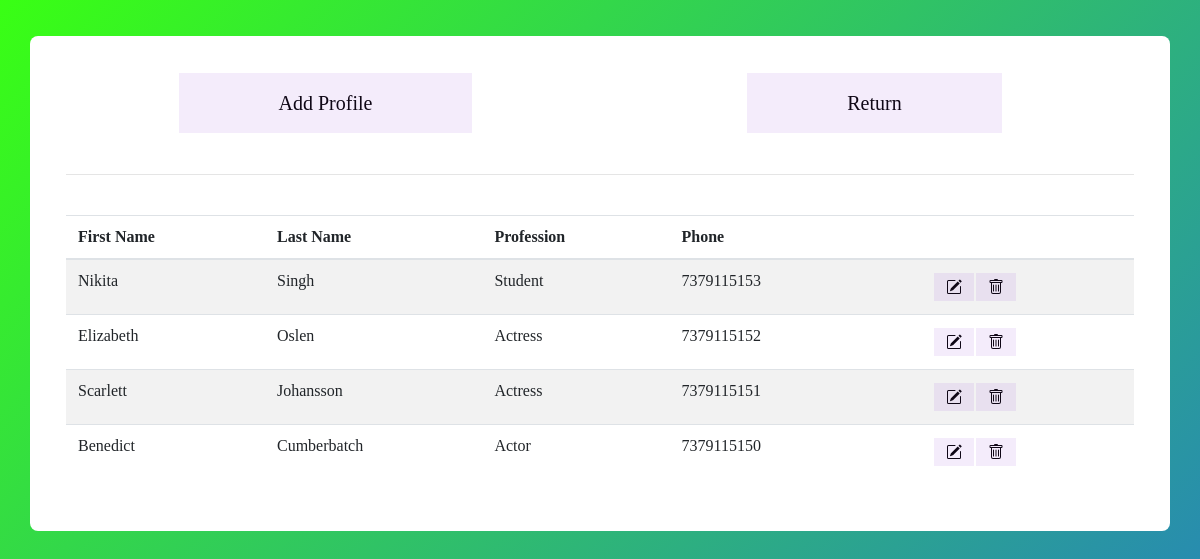
/profiles/, run on the app's committed database.
### OnTime/models.py (models this page shows, shortened)
class person(models.Model):
    first_name = models.CharField(max_length=40)
    last_name = models.CharField(max_length=40)
    rating = models.IntegerField()
    email = models.EmailField()
    profession = models.CharField(max_length=40)
    image = models.ImageField()
    login = models.DateTimeField(auto_now=True)
    attendance = models.BooleanField(default=False)
    phone = models.IntegerField()
    date = models.DateField()

### OnTime/views.py (the view)
# urls.py: path("profiles/", views.profiles, name="profiles"),
def profiles(request):
    prof = person.objects.all()
    context = {
        'profiles': prof
    }
    return render(request, 'people.html', context)

### templates/people.html (shortened to what this page needs)
{% extends "base.html" %}
{% load static %}
{% block body %}
<div class="container emp-profile">
    <div class="row">
        <div class="col-md-6" style="display: flex; align-items: center; justify-content: center">
            <a href="{% url 'add_profile' %}"><button style="font-size: 20px; padding: 15px; padding-left: 100px; padding-right: 100px;" class="btn">Add Profile</button></a>
        </div>
        <div class="col-md-6" style="display: flex; align-items: center; justify-content: center">
            <a href="{% url 'main' %}"><button style="font-size: 20px; padding: 15px; padding-left: 100px; padding-right: 100px;" class="btn">Return</button></a>
        </div>
    </div>
    <br><hr>
    <div class="tab-content" id="myTabContent">
        <br>
        <table class="table table-striped ">
            <thead>
                <tr>
                    <th scope="col">First Name</th>
                    <th scope="col">Last Name</th>
                    <th scope="col">Profession</th>
                    <th scope="col">Phone</th>
                    <th scope="col"> </th>
                    <th scope="col"> </th>
                </tr>
            </thead>
            <tbody>
                {% for profile in profiles %}
                <tr>
                    <td>{{ profile.first_name }}</td>
                    <td>{{ profile.last_name }}</td>
                    <td>{{ profile.profession }}</td>
                    <td>{{ profile.phone }}</td>
                    <td></td>
                    <td>
                        <div class="btn-group">
                            <a href="{% url 'edit_prof' profile.id %}">
                                <button type="button" class="btn">
                                </button>
                            </a>
                            <a href="{% url 'delete_prof' profile.id %}">
                                <button type="button" class="btn">
                                </button>
                            </a>
                        </div>
                    </td>
                </tr>
                {% endfor %}
            </tbody>
        </table>
    </div>
</div>
{% endblock body %}

### templates/base.html (shortened to what this page needs)
{% load static %}
<html lang="en">
<head>
    <link rel="stylesheet" href="https://cdn.jsdelivr.net/npm/bootstrap@4.5.3/dist/css/bootstrap.min.css">
    <link rel="stylesheet" href="{% static 'css/style.css' %}">
</head>
<body>
{% block body %}
{% endblock body %}
</body>
</html>

### static/css/style.css (style rules this page uses)
* { font-family: Pagul; }
body { background: linear-gradient(-45deg, #ff6700, #ff10f0, #1f51ff, rgb(57, 255, 20)); background-size: 400% 400%; -webkit-animation: gradient 15s ease infinite; animation: gradient 15s ease infinite; }
.emp-profile { padding: 3%; margin-top: 3%; margin-bottom: 3%; border-radius: 0.5rem; background: #fff; }
.btn { color: #000000; transition: all 0.5s; position: relative; }
.btn::before { content: ''; position: absolute; top: 0; left: 0; width: 100%; height: 100%; z-index: 1; background-color: rgba(149, 68, 215, 0.1); transition: all 0.3s; }
.btn::after { content: ''; position: absolute; top: 0; left: 0; width: 100%; height: 100%; z-index: 1; opacity: 0; transition: all 0.3s; border: 1px solid rgba(224, 102, 217, 0.5); transform: scale(1.2,1.2); }

### data on the page
person: first_name "Nikita", last_name "Singh", profession "Student", phone "7379115153"
person: first_name "Elizabeth", last_name "Oslen", profession "Actress", phone "7379115152"
person: first_name "Scarlett", last_name "Johansson", profession "Actress", phone "7379115151"
person: first_name "Benedict", last_name "Cumberbatch", profession "Actor", phone "7379115150"
